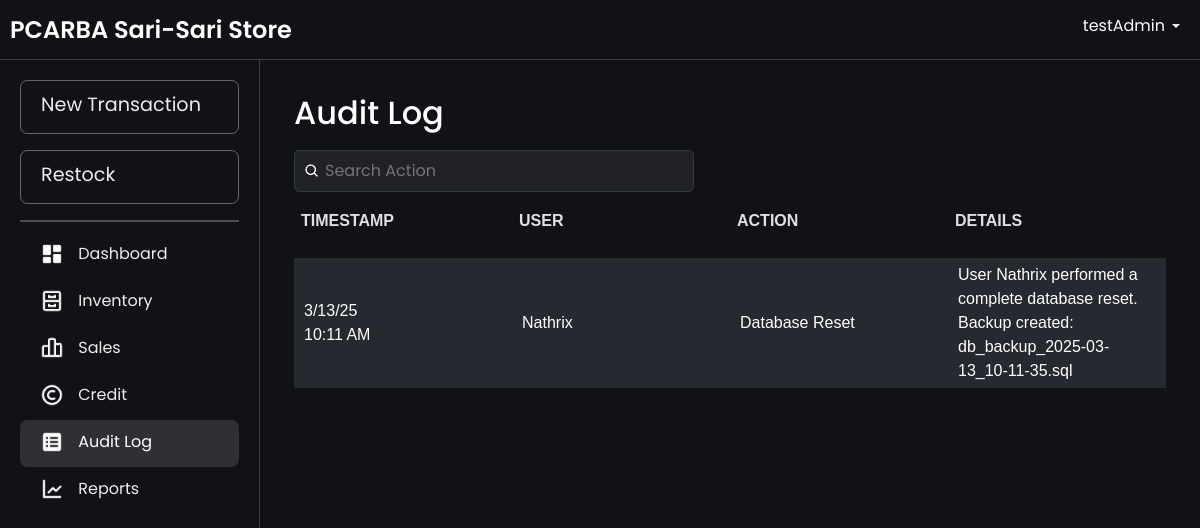
The page /audit_logs.php (signed in) on the database its author committed.
### tables this page shows
CREATE TABLE `audit_logs` (
  `logId` int(11) NOT NULL AUTO_INCREMENT,
  `action` varchar(50) NOT NULL COMMENT 'Type of action (e.g., Add Product, Restock, Sale, etc.)',
  `details` text DEFAULT NULL COMMENT 'Details of the action (e.g., JSON or descriptive text)',
  `userId` int(11) NOT NULL COMMENT 'User who performed the action',
  `timestamp` timestamp NOT NULL DEFAULT current_timestamp() COMMENT 'Time of the action',
  PRIMARY KEY (`logId`),
  KEY `users_audit_logs` (`userId`),
  CONSTRAINT `users_audit_logs` FOREIGN KEY (`userId`) REFERENCES `users` (`userId`) ON DELETE CASCADE
);

CREATE TABLE `users` (
  `userId` int(11) NOT NULL AUTO_INCREMENT,
  `username` varchar(50) NOT NULL,
  `password` varchar(255) NOT NULL,
  `login_count` int(11) DEFAULT 0,
  PRIMARY KEY (`userId`),
  UNIQUE KEY `username` (`username`)
);

### audit_logs.php (the view, shortened to what this page needs)
<?php
include 'db.php';
$query = "SELECT a.logId, a.action, a.details, a.timestamp, u.username
          FROM audit_logs a
          JOIN users u ON a.userId = u.userId
          ORDER BY a.timestamp DESC";
$result = $conn->query($query);
$logs = $result->fetch_all(MYSQLI_ASSOC);
?>
<!DOCTYPE html>
<html lang="en">
<head>
    <link rel="stylesheet" href="css/bootstrap.min.css">
    <link rel="stylesheet" href="css/layer1.css">
</head>
<body>
    <?php include 'navbar.php'; ?>
    <div class="main-content fade-in">
        <div class="container">
            <div class="header-container">
                <h2>Audit Log</h2>
                <div class="search-container">
                    <div class="search-wrapper">
                        <img src="images/search-icon.png" alt="Search" class="search-icon">
                        <input type="text" id="searchBar" placeholder="Search Action" onkeyup="filterLogs(); toggleClearIcon();">
                    </div>
                </div>
            </div>
            <div class="table-wrapper">
                <table id="logsTable" width="100%">
                    <thead>
                        <tr align="left">
                            <th>Timestamp</th>
                            <th>User</th>
                            <th>Action</th>
                            <th>Details</th>
                        </tr>
                    </thead>
                    <tbody>
                        <?php if (empty($logs)) { ?>
                            <tr>
                                <td colspan="4" style="text-align: center;">No logs found.</td>
                            </tr>
                        <?php } else { ?>
                            <?php foreach ($logs as $log) {
                                $date = !empty($log['timestamp'])
                                    ? date("n/j/y", strtotime($log['timestamp'])) . "<br>" . date("g:i A", strtotime($log['timestamp']))
                                    : 'N/A';
                            ?>
                                <tr>
                                    <td><?php echo $date; ?></td>
                                    <td><?php echo htmlspecialchars($log['username']); ?></td>
                                    <td><?php echo htmlspecialchars($log['action']); ?></td>
                                    <td><?php echo htmlspecialchars($log['details']); ?></td>
                                </tr>
                            <?php } ?>
                        <?php } ?>
                    </tbody>
                </table>
            </div>
        </div>
    </div>
</body>
</html>

### css/layer1.css (style rules this page uses)
.fade-in { animation: fadeInAnimation ease .1s; -webkit-animation: fadeInAnimation ease 1s; -moz-animation: fadeInAnimation ease 1s; -o-animation: fadeInAnimation ease 1s; -ms-animation: fadeInAnimation ease 1s; }
body { background-color: rgb(17, 18, 22); font-family: "Poppins", serif; color: white; }

### audit_logs.php (style rules this page uses)
.search-container { margin-top: 10px; display: flex; justify-content: space-between; align-items: center; gap: 10px; position: relative; width: 100%; }
.header-container { display: flex; align-items: center; flex-wrap: wrap; flex-direction: row; justify-content: space-between; position: relative; padding: 10px; }
.search-wrapper { display: flex; align-items: center; position: relative; width: 100%; max-width: 400px; }
.search-wrapper .search-icon { position: absolute; left: 10px; width: 16px; height: 16px; }
.search-wrapper input { padding: 8px 8px 8px 30px; width: 100%; border-radius: 5px; border: 1px solid #333942; background-color: rgba(33, 34, 39, 255); color: #f7f7f8; }
.table-wrapper { overflow-x: auto; }
.table-wrapper { scroll-behavior: smooth; height: 70vh; overflow-y: auto; position: relative; padding: 10px; padding-top: 0; }
table { font-family: Arial, Helvetica, sans-serif; width: 100%; border-collapse: separate; border-spacing: 0 10px; table-layout: fixed; }
table thead { position: sticky; top: 0; z-index: 10; background-color: #1f1f1f; }
table tbody tr:nth-child(odd) { background-color: #272930; }
table th { padding: 7px; background-color: rgb(17, 18, 22); color: rgba(247, 247, 248, 0.9); font-weight: bold; text-transform: uppercase; font-size: 1rem; box-shadow: 0 4px 8px rgba(0, 0, 0, 0.83); padding-bottom: 25px; }
table td { padding: 5px 10px; font-size: 1rem; margin: 0 5px; }
table tr { background-color: transparent; }

### navbar.php (style rules this page uses)
html, body { margin: 0; padding: 0; width: 100%; height: 100%; overflow-x: hidden; }
body { display: grid; grid-template-rows: 60px 1fr; grid-template-columns: 260px 1fr; height: 100vh; overflow: hidden; margin: 0; }
.main-content { grid-row: 2 / -1; grid-column: 2 / -1; padding: 24px 24px; overflow-y: auto; transition: margin-left 0.3s; margin: 0; }
.container { width: 100%; padding: 0; margin: 0 auto; }

### rows shown on the page
audit_logs: timestamp "3/13/25", timestamp "10:11 AM", userId.username "Nathrix", action "Database Reset", details "User Nathrix performed a complete database reset. Backup created: db_backup_2025-03-13_10-11-35.sql"

### other values the page prints
$_SESSION['username'] "testAdmin"
